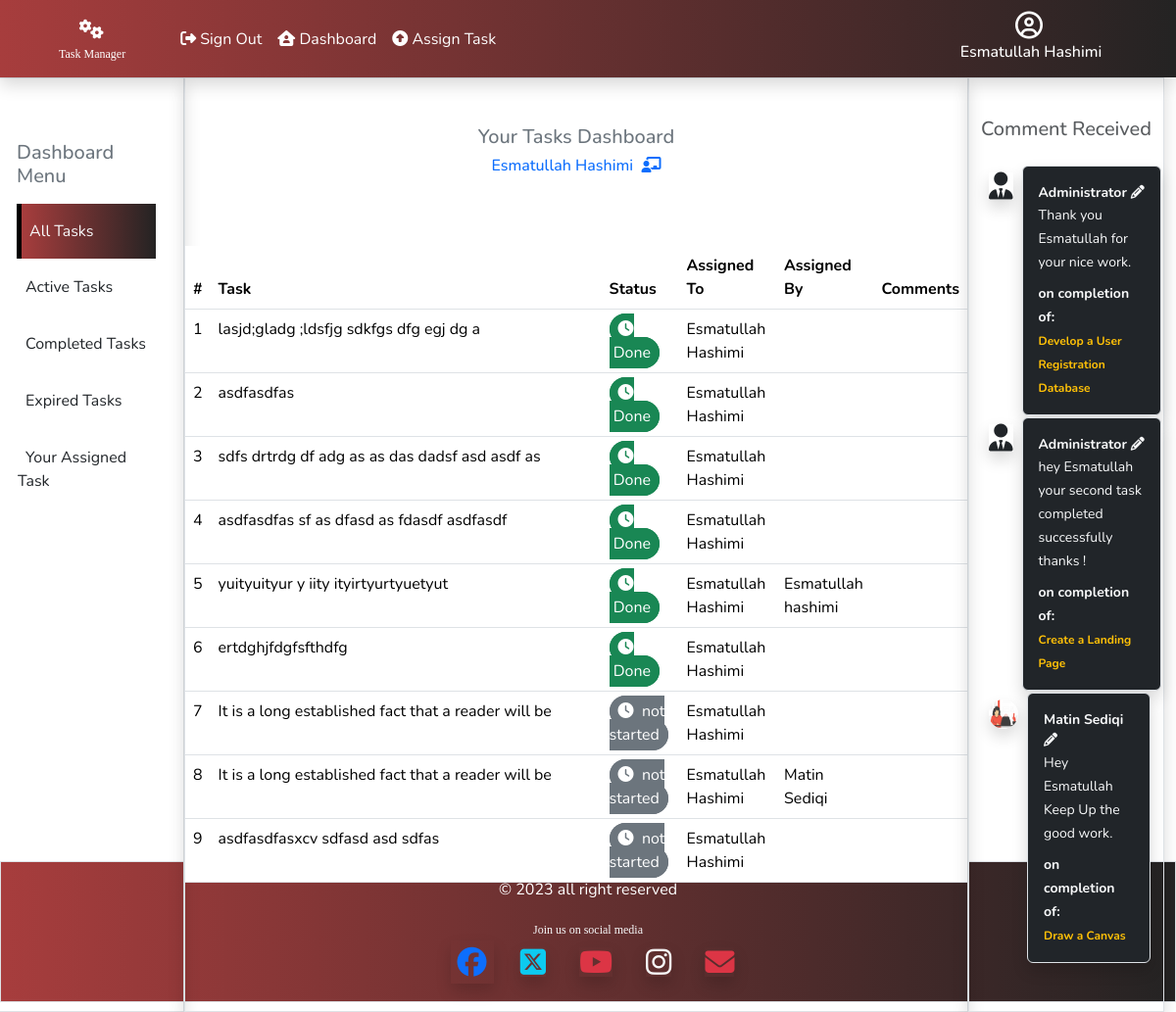
Screenshot of /taskmanager/active_task/all (signed in) with the database file from the repository.
### taskmanager/models.py (models this page shows, shortened)
class CustomUser(AbstractUser):
    department=models.ForeignKey("Department",on_delete=models.CASCADE,null=True,blank=True)

class Task(models.Model):
    STATUS_CHOICES = [
        ('not started','not started'),
        ('in progress','in progress'),
        ('done','done'),
    ]
    assign_by=models.ForeignKey(CustomUser,related_name='assigned_by',on_delete=models.CASCADE)
    assign_to=models.ForeignKey(CustomUser,related_name='assigned_to' ,on_delete=models.CASCADE)
    dept = models.ForeignKey(Department, on_delete=models.CASCADE, null=True, blank=True)
    task_name=models.CharField(max_length=100)
    task_desc=models.CharField(max_length=250)
    status=models.IntegerField(default="not started", choices=STATUS_CHOICES)
    start_date=models.DateField(auto_now=True)
    end_date=models.DateField()

class Comments(models.Model):
    task = models.ForeignKey(Task, related_name='task', on_delete=models.CASCADE,null=True)
    user = models.ForeignKey(CustomUser, related_name='user', on_delete=models.CASCADE,null=True)
    comment = models.TextField(max_length=350)
    com_date = models.DateField(auto_now=True)
    status = models.CharField(max_length=250, choices=comment_status, default="pending")

class Profile(models.Model):
    user = models.OneToOneField(CustomUser, on_delete=models.CASCADE)
    image = models.ImageField(default='default.jpg',upload_to='profile_pics')

### taskmanager/views.py (the view)
# urls.py: path('active_task/<sign>', views.active_task, name='active_task'),
def active_task(request, sign):
    my_user = request.user
    id = my_user.id
    if sign == 'active':
        st=1
        flag=sign
        all_tasks=Task.objects.select_related('assign_by').filter(assign_to=id,status=st)
    elif sign == 'c_task':
        st=100
        flag=sign
        all_tasks=Task.objects.select_related('assign_by').filter(assign_to=id,status=st)
    elif sign == 'e_task':
        st= -1
        flag=sign
        all_tasks=Task.objects.select_related('assign_by').filter(assign_to=id,status=st)
    elif sign == 'm_task':
        flag=sign
        all_tasks=Task.objects.select_related('assign_by').filter(assign_by=id)
    else:
        flag=sign
        all_tasks=Task.objects.select_related('assign_by').filter(assign_to=id).order_by('-start_date')
    all_comment=Comments.objects.select_related('task','user').filter(user = id)
    return render(request, 'taskmanager/dashboard.html', {'flag':flag, 'tasks':all_tasks, 'all_comment':all_comment,'my_user':my_user})

### taskmanager/templates/taskmanager/dashboard.html (shortened to what this page needs)
{% extends 'taskmanager/base.html' %} {% block content %}
{%load static%}
<div class="row static-page">
  <div class="col-md-2 shadow border col-sm-12 ">
      <div class="menu-content d-sm-none d-lg-block d-md-block">
        <div class="p-3">
          <h5 class="text-secondary mt-5">Dashboard Menu</h5>
          {% if flag == 'all' %}
          <a href="{% url 'taskmanager:active_task' 'all' %}" class="nav-link">
            <div class="bright py-3 mt-3 text-light bg-maroon">
              <span class="p-2">All Tasks</span>
            </div>
          </a>
          {% else %}
          <a href="{% url 'taskmanager:active_task' 'all' %}" class="nav-link">
            <div class="py-3 mt-3 cl-effect-1">
              <span class="p-2">All Tasks</span>
            </div>
          </a>
          {% endif %}
          {% if flag == 'active' %}
          <a class="nav-link" href="{% url 'taskmanager:active_task' 'active' %}">
            <div class="bright py-3 text-light bg-maroon">
              <span class="p-2">Active Tasks</span>
            </div></a
          >
          {% else %}
          <a class="nav-link" href="{% url 'taskmanager:active_task' 'active'%}">
            <div class="py-3 cl-effect-1">
              <span class="p-2">Active Tasks</span>
            </div></a
          >
          {% endif %}
          {% if flag == 'c_task' %}
          <a class="nav-link" href="{% url 'taskmanager:active_task' 'c_task'%}">
            <div class="bright py-3 text-light bg-maroon">
              <span class="p-2">Completed Tasks</span>
            </div></a
          >
          {% else %}
          <a class="nav-link" href="{% url 'taskmanager:active_task' 'c_task'%}">
            <div class="py-3 cl-effect-1">
              <span class="p-2">Completed Tasks</span>
            </div></a
          >
          {% endif %}
          {% if flag == 'e_task' %}
          <a class="nav-link" href="{% url 'taskmanager:active_task' 'e_task'%}">
            <div class="bright py-3 text-light bg-maroon">
              <span class="p-2">Expired Tasks</span>
            </div></a
          >
          {% else %}
          <a class="nav-link" href="{% url 'taskmanager:active_task' 'e_task'%}">
            <div class="py-3 cl-effect-1">
              <span class="p-2">Expired Tasks</span>
            </div></a
          >
          {% endif %}
          {% if flag == 'm_task' %}
          <a class="nav-link" href="{% url 'taskmanager:active_task' 'm_task'%}">
            <div class="bright py-3 text-light bg-maroon">
              <span class="p-2">Your Assigned Task</span>
            </div></a
          >
          {% else %}
          <a class="nav-link" href="{% url 'taskmanager:active_task' 'm_task'%}">
            <div class="py-3 cl-effect-1">
              <span class="p-2">Your Assigned Task</span>
            </div></a
          >
          {% endif %}
        </div>
      </div>
  </div>
  <div class="col-md-8 shadow border col-sm-12">
    <div class="row">
      <div class="d-flex justify-content-center mt-5">
        <h5 class="text-secondary">Your Tasks Dashboard</h5>
      </div>
      {% if my_user.get_full_name == '' %}
      <h6 class="text-primary text-center"><i class="fa-solid fa-user-tie"></i> &nbsp; Administrator</h6>
      {% else %}
      <h6 class="text-primary mt-0 text-center mb-4">
        {{my_user.get_full_name}}&nbsp;
        <i class="fa-solid fa-chalkboard-user"></i>
      </h6>
      {% endif %}
    </div>
    <div class="row my-5">
      {% if tasks %}
        <table class="table table-static">
          <thead>
            <tr>
                <th scope="col">#</th>
                <th scope="col">Task</th>
                <th scope="col">Status</th>
                <th scope="col">Assigned To</th>
                <th scope="col">Assigned By</th>
                <th scope="col">Comments</th>
            </tr>
          </thead>
          <tbody>
            {% for task in tasks %}
              <tr>
                  <td scope="row" >{{forloop.counter}}</td>
                  <td class="w-50  position-relative">
                      <div class="expand-row" style="width: auto; overflow:hidden; height: 20px;">
                          {{task.task_desc}}
                      </div>
                  </td>
                  <td class="text-white">
                      {% if task.status == 0 %}
                      <span class="border bg-primary border-primary rounded-pill px-2 py-1 " id="inProgress">
                          <i class="fa-solid fa-circle-notch fa-spin"></i>
                          &nbsp;in progress
                      </span>
                      {% elif task.status == 1 %}
                      <span class="border border-success bg-success rounded-pill px-2 py-1 " id="Done">
                          <i class="fa-solid fa-clock"></i>
                          &nbsp;Done
                      </span>
                      {% else %}
                      <span class="border border-secondary bg-secondary rounded-pill px-2 py-1 " id="notStarted">
                          <i class="fa-solid fa-clock"></i>
                          &nbsp;not started
                      </span>
                      {% endif %}
                  </td>
                  <td >{{task.assign_to.get_full_name}}</td>
                  <td >{{task.assign_by.get_full_name}}</td>
                  <td>{{task.comments_set}}</td>
              </tr>
              {% endfor %}
          </tbody>
      </table>
      {% else %}
          <div class="text-center my-5 text-secondary">
              <h1 class="empty-folder"><i class="fa-regular fa-folder-open"></i></h1>
              <h3 class="fw-bold">Oops... ! No Record Found.&nbsp;<i class="fa-solid fa-chart-simple"></i></h3>
          </div>
      {% endif %}
      </div>
    </div>
  <div class="col-md-2 col-sm-12 d-sm-none border d-lg-block d-md-block shadow py-4">
    <div class="my-3">
      <h5 class="text-center text-muted ">Comment Received </h5>
      {% if all_comment %}
        <div class="list-group my-4">
        {% for comment in all_comment %}
          {% if comment.task.assign_by.is_staff == 1 %}
            <table>
              <tr>
                <td style="vertical-align: top;" class="p-2"><i class="fa-solid fa-user-tie fs-3 shadow"></i></td>
                <td>
                  <span class="list-group-item p-3 rounded bg-dark text-light shadow">
                    <small class="fw-bold d-block">Administrator&nbsp;<i class="fa-solid fa-pencil"></i></small>
                    <small>{{comment.comment}}</small>
                  <p class="mb-0 pb-0 mt-2"><small class="fw-bold">on completion of:</small></p>
                  <span class="fw-bold com_text text-warning"> {{comment.task.task_name}}</span>
                  </span>
                </td>
              </tr>
            </table>
          {% else %}
            <table>
              <tr>
                <td class="p-2 user-avatar"><img class="shadow rounded-circle" src="{{comment.task.assign_by.profile.image.url}}" alt="" width="30px" height="30px"></td>
                <td>
                  <span class="list-group-item p-3 rounded bg-dark shadow">
                    <small class="fw-bold d-block text-light">{{comment.task.assign_by.get_full_name}}&nbsp;<i class="fa-solid fa-pencil"></i></small>
                    <small class="text-light">{{comment.comment}}</small>
                    <p class="mb-0 pb-0 mt-2 text-light"><small class="fw-bold">on completion of:</small></p>
                    <span class="fw-bold com_text text-warning"> {{comment.task.task_name}}</span>
                  </span>
                </td>
              </tr>
            </table>
          {% endif %}
        {% endfor %}
        </div>
      {% endif %}
    </div>
  </div>
</div>
{% endblock content %}

### taskmanager/templates/taskmanager/navbar.html (shortened to what this page needs)
{% block content %}
{% load static %}
<nav class="navbar bg-maroon navbar-expand-lg shadow text-white">
  <div class="container-fluid">
    <a class="navbar-brand mx-5" href="{% url 'home'%}"
      >&nbsp;&nbsp;&nbsp;
      <i class="fa-solid fa-gears text-white"></i>
      <small class="font-size d-block text-white">Task Manager</small></a>
    <div class="collapse navbar-collapse" id="navbarNavAltMarkup">
      <div class="navbar-nav">
        {% if user.is_authenticated %}
        <a class="nav-link text-white" href="{% url 'taskmanager:logout'%}"
          ><i class="fa-solid fa-right-from-bracket"></i>
          Sign Out</a
        >
        <a class="nav-link text-white" href="{% url 'taskmanager:dashboard'%}"
          ><i class="fa-solid fa-house-user"></i>
          Dashboard</a
        >
        <a class="nav-link text-white" href="{% url 'taskmanager:assign_task'%}"
          ><i class="fa-solid fa-circle-up"></i>
          Assign Task</a
        >
        {% endif %}
      </div>
    </div>
  </div>
  {% if user.is_authenticated %}
  <div class="text-center text-white me-5">
    {% if request.user.is_staff %}
      <a href="{% url 'taskmanager:adminRoute' 'allData' %}" class="nav-link">
        <span class="fs-6"><i class="fa-brands fa-superpowers"></i>&nbsp;Administration</span>
      </a>
    {% else %}
    <a class="nav-link" href="{% url 'taskmanager:user_profile' request.user.id %}">
      <i class="fa-regular fa-circle-user fs-3 me-1 my-1"></i>
      <div class="profile">
        <h6 class="">{{request.user.get_full_name}}</h6>
    {% endif %}
      </div>
    </a>
  </div>
  {%endif%}
</nav>
{% endblock content %}

### taskmanager/static/css/style.css (style rules this page uses)
body { font-family: 'Nunito', sans-serif; }
.static-page { width: 100vw; height: 100vh; }
.cl-effect-1 { transition: 0.5s; cursor: pointer; border: 1px solid white; }
.font-size { font-size: 12px; font-family: cursive; }
.com_text { font-size: 12px; }
.bright { border-left: 5px solid black; }
.profile { width:200px; }
.bg-maroon { background-image: linear-gradient(to right,#a73d3d,#242323); cursor: pointer; }
body { height: 100%; width: 100%; margin-bottom: 5%; }
.user-avatar { vertical-align: top; }

### rows the page displays
CustomUser: user.get_full_name "Esmatullah Hashimi", get_full_name "Esmatullah Hashimi"
Task: task_desc "lasjd;gladg ;ldsfjg sdkfgs dfg egj dg a", status "Done", assign_to.get_full_name "Esmatullah Hashimi"
Task: task_desc "asdfasdfas", status "Done", assign_to.get_full_name "Esmatullah Hashimi"
Task: task_desc "sdfs drtrdg df adg as as das dadsf asd asdf as", status "Done", assign_to.get_full_name "Esmatullah Hashimi"
Task: task_desc "asdfasdfas sf as dfasd as fdasdf asdfasdf", status "Done", assign_to.get_full_name "Esmatullah Hashimi"
Task: task_desc "yuityuityur y iity ityirtyurtyuetyut", status "Done", assign_to.get_full_name "Esmatullah Hashimi", assign_by.get_full_name "Esmatullah hashimi"
Task: task_desc "ertdghjfdgfsfthdfg", status "Done", assign_to.get_full_name "Esmatullah Hashimi"
Task: task_desc "It is a long established fact that a reader will be…", status "not started", assign_to.get_full_name "Esmatullah Hashimi"
Task: task_desc "It is a long established fact that a reader will be…", status "not started", assign_to.get_full_name "Esmatullah Hashimi", assign_by.get_full_name "Matin Sediqi"
Task: task_desc "asdfasdfasxcv sdfasd asd sdfas", status "not started", assign_to.get_full_name "Esmatullah Hashimi"
Comments: comment "Thank you Esmatullah for your nice work.", task.task_name "Develop a User Registration Database"
Comments: comment "hey Esmatullah your second task completed successfully thanks !", task.task_name "Create a Landing Page"
Comments: task.assign_by.profile.image (picture), task.assign_by.get_full_name "Matin Sediqi", comment "Hey Esmatullah Keep Up the good work.", task.task_name "Draw a Canvas"
